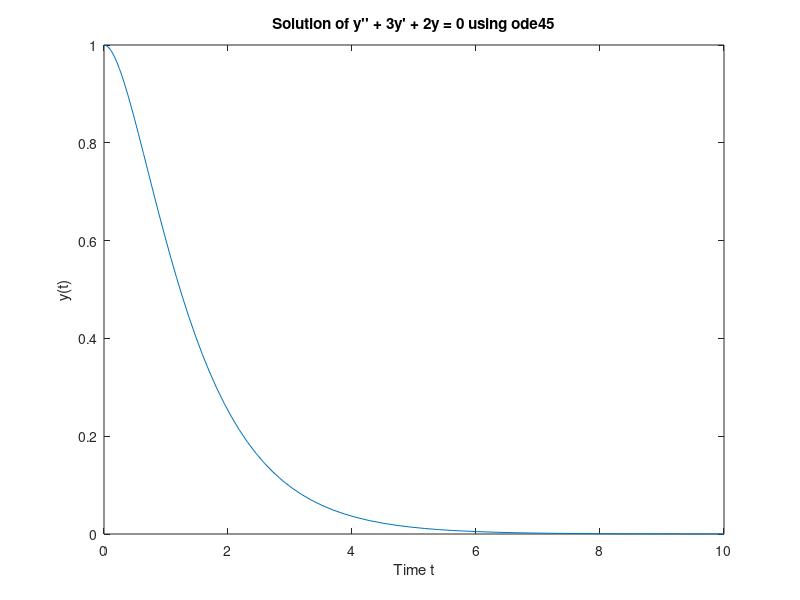

MATLAB code to generate this figure:
f = @(t,x) [x(2); -3*x(2) - 2*x(1)];
[t,x] = ode45(f, [0 10], [1 0]);
plot(t,x(:,1))
title('Solution of y'''' + 3y'' + 2y = 0 using ode45')
xlabel('Time t')
ylabel('y(t)')
